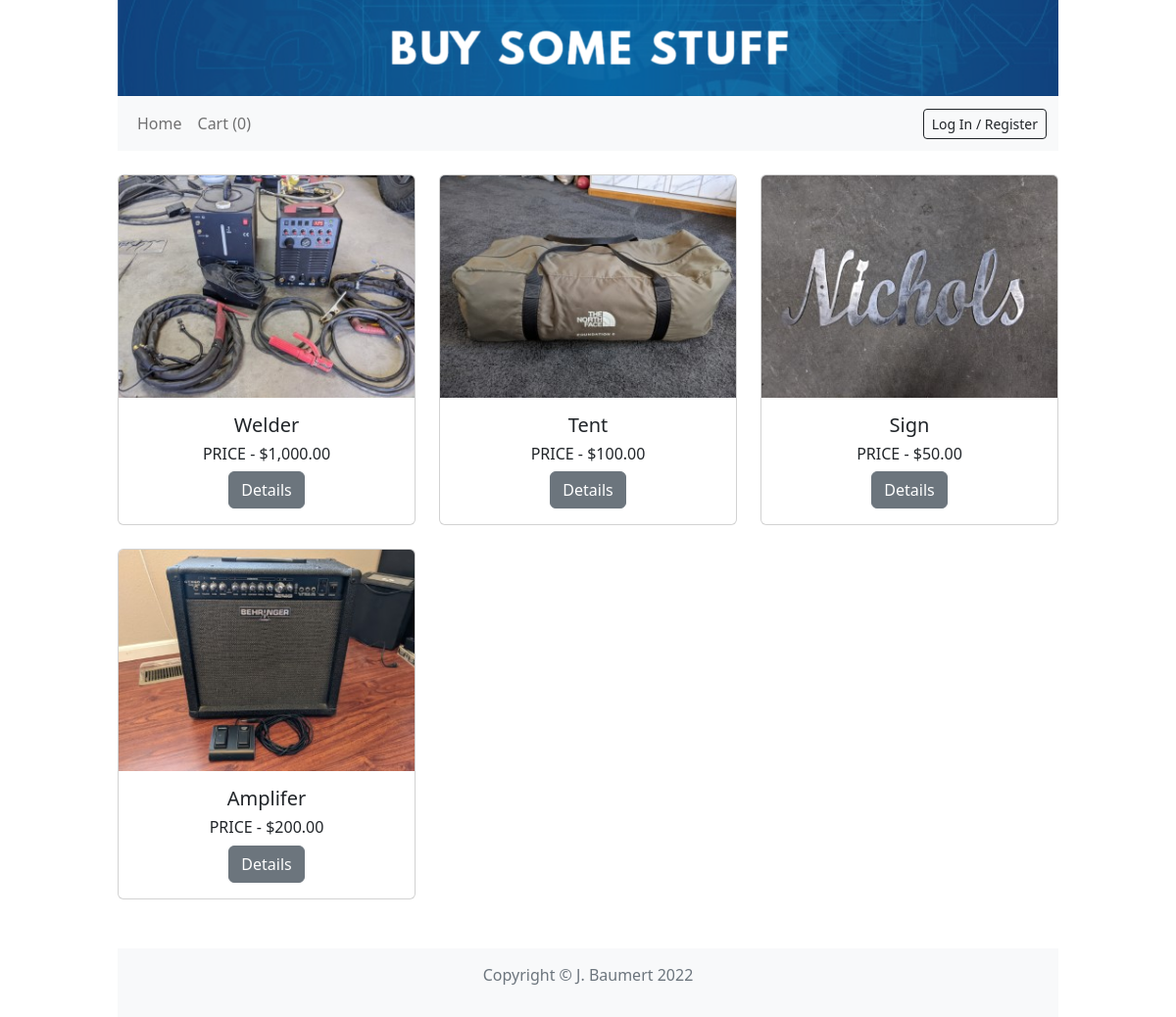
The page / on the database its author committed.
### main.py (models this page shows)
class Item(db.Model):
    __tablename__ = "items"
    id = db.Column(db.INTEGER, primary_key=True)
    name = db.Column(db.VARCHAR(50), nullable=False)
    description = db.Column(db.VARCHAR(200), nullable=False)
    image_path = db.Column(db.VARCHAR(200), nullable=False)
    cost = db.Column(db.VARCHAR(10), nullable=False)
    api_id = db.Column(db.VARCHAR(50), nullable=False)

### main.py (the view)
@app.route("/")
def home():
    all_items = db.session.query(Item).all()
    cart_count = len(web_cart)
    return render_template("index.html", item_list=all_items, cart_count=cart_count)

### templates/index.html
{% extends "base.html" %} {% set title = "Store Homepage" %} {% block content %}
<div class="short_content" style="width: 80%; margin: 0 auto; text-align: center">
  <br />
  <div class="row row-cols-1 row-cols-md-3 g-4">
    {% for item in item_list %}
    <div class="col">
      <div class="card">
        <img src="{{ url_for('static', filename=item.image_path) }}" class="card-img-top" alt="..." />
        <div class="card-body">
          <h5 class="card-title">{{ item.name }}</h5>
          <h6>PRICE - {{ item.cost }}</h6>
          <a href="{{ url_for('item_details', item_id=item.id) }}" class="btn btn-secondary">Details</a>
        </div>
      </div>
    </div>
    {% endfor %}
  </div>
</div>
{% endblock %}

### templates/base.html (shortened to what this page needs)
<!DOCTYPE html>
<html lang="en">
  <head>
    <link
      href="https://cdn.jsdelivr.net/npm/bootstrap@5.2.0-beta1/dist/css/bootstrap.min.css"
      rel="stylesheet"
    />
    <link rel="stylesheet" href="{{ url_for('static', filename='styles.css' )}}" />
  </head>
  <body>
    <div style="width: 80%; margin: 0 auto">
      <img src="{{ url_for('static', filename='images/banner.png') }}" class="img-fluid" alt="Store Header" />
      <nav class="navbar navbar-expand-lg bg-light">
        <div class="container-fluid">
          <div class="collapse navbar-collapse" id="navbarSupportedContent">
            <ul class="navbar-nav me-auto mb-2 mb-lg-0">
              <li class="nav-item">
                <a class="nav-link" href="{{ url_for('home') }}">Home</a>
              </li>
              <li class="nav-item">
                <a class="nav-link" href="{{ url_for('cart') }}">Cart ({{ cart_count }})</a>
              </li>
            </ul>
            <div class="d-flex">
              {% if current_user.is_authenticated %}
              <div style="margin-right: 20px">{{ current_user.email }}</div>
              <a href="{{ url_for('logout') }}" class="btn btn-sm btn-outline-dark">Log Out</a>
              {% else %}
              <a href="{{ url_for('login') }}" class="btn btn-sm btn-outline-dark">Log In / Register</a>
              {% endif %}
            </div>
          </div>
        </div>
      </nav>
    </div>
     {% block content %} {% endblock %}
    <div style="width: 80%; margin: 0 auto">
      <div class="footer bg-light style=text-align: center;">
        <p class="copyright text-muted">Copyright &copy; J. Baumert 2022</p>
      </div>
    </div>
  </body>
</html>

### static/styles.css (style rules this page uses)
.short_content { min-height: calc(100vh - 265px); }
.footer { margin: 50px 0px 0px; text-align: center; padding: 15px; }

### rows shown on the page
Item: image_path (picture), name "Welder", cost "$1,000.00"
Item: image_path (picture), name "Tent", cost "$100.00"
Item: image_path (picture), name "Sign", cost "$50.00"
Item: image_path (picture), name "Amplifer", cost "$200.00"

### other values the page prints
{{ cart_count }} "0"
